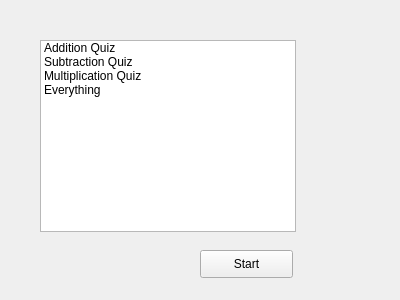
<?xml version="1.0" encoding="UTF-8"?>
<ui version="4.0">
 <class>QuizSelectionScreen</class>
 <widget class="QWidget" name="QuizSelectionScreen">
  <property name="geometry">
   <rect>
    <x>0</x>
    <y>0</y>
    <width>400</width>
    <height>300</height>
   </rect>
  </property>
  <property name="windowTitle">
   <string>Form</string>
  </property>
  <widget class="QListWidget" name="listWidget">
   <property name="geometry">
    <rect>
     <x>40</x>
     <y>40</y>
     <width>256</width>
     <height>192</height>
    </rect>
   </property>
   <item>
    <property name="text">
     <string>Addition Quiz</string>
    </property>
   </item>
   <item>
    <property name="text">
     <string>Subtraction Quiz</string>
    </property>
   </item>
   <item>
    <property name="text">
     <string>Multiplication Quiz</string>
    </property>
   </item>
   <item>
    <property name="text">
     <string>Everything</string>
    </property>
   </item>
  </widget>
  <widget class="QPushButton" name="pushButton">
   <property name="geometry">
    <rect>
     <x>200</x>
     <y>250</y>
     <width>93</width>
     <height>28</height>
    </rect>
   </property>
   <property name="text">
    <string>Start</string>
   </property>
  </widget>
 </widget>
 <resources/>
 <connections/>
</ui>
